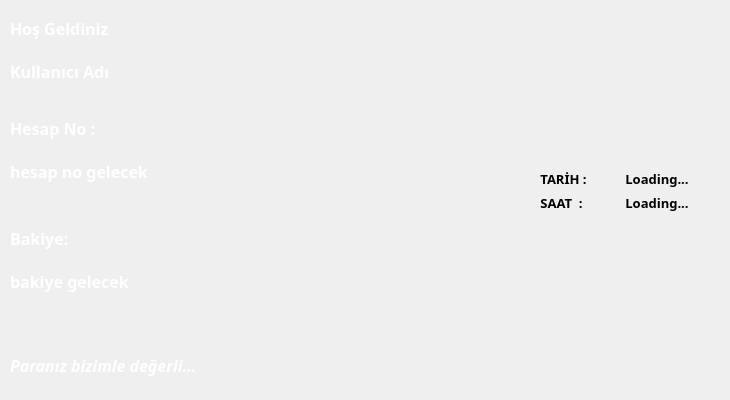
      <widget class="QWidget" name="tab_homePage">
       <attribute name="title">
        <string>Anasayfa</string>
       </attribute>
       <widget class="QWidget" name="verticalLayoutWidget">
        <property name="geometry">
         <rect>
          <x>10</x>
          <y>10</y>
          <width>160</width>
          <height>80</height>
         </rect>
        </property>
        <layout class="QVBoxLayout" name="verticalLayout">
         <item>
          <widget class="QLabel" name="label">
           <property name="palette">
            <palette>
             <active>
              <colorrole role="WindowText">
               <brush brushstyle="SolidPattern">
                <color alpha="255">
                 <red>255</red>
                 <green>255</green>
                 <blue>255</blue>
                </color>
               </brush>
              </colorrole>
             </active>
             <inactive>
              <colorrole role="WindowText">
               <brush brushstyle="SolidPattern">
                <color alpha="255">
                 <red>255</red>
                 <green>255</green>
                 <blue>255</blue>
                </color>
               </brush>
              </colorrole>
             </inactive>
             <disabled>
              <colorrole role="WindowText">
               <brush brushstyle="SolidPattern">
                <color alpha="255">
                 <red>120</red>
                 <green>120</green>
                 <blue>120</blue>
                </color>
               </brush>
              </colorrole>
             </disabled>
            </palette>
           </property>
           <property name="font">
            <font>
             <family>Bahnschrift SemiBold</family>
             <pointsize>12</pointsize>
             <weight>75</weight>
             <bold>true</bold>
            </font>
           </property>
           <property name="text">
            <string>Hoş Geldiniz</string>
           </property>
          </widget>
         </item>
         <item>
          <widget class="QLabel" name="label_username">
           <property name="palette">
            <palette>
             <active>
              <colorrole role="WindowText">
               <brush brushstyle="SolidPattern">
                <color alpha="255">
                 <red>255</red>
                 <green>255</green>
                 <blue>255</blue>
                </color>
               </brush>
              </colorrole>
             </active>
             <inactive>
              <colorrole role="WindowText">
               <brush brushstyle="SolidPattern">
                <color alpha="255">
                 <red>255</red>
                 <green>255</green>
                 <blue>255</blue>
                </color>
               </brush>
              </colorrole>
             </inactive>
             <disabled>
              <colorrole role="WindowText">
               <brush brushstyle="SolidPattern">
                <color alpha="255">
                 <red>120</red>
                 <green>120</green>
                 <blue>120</blue>
                </color>
               </brush>
              </colorrole>
             </disabled>
            </palette>
           </property>
           <property name="font">
            <font>
             <family>Bahnschrift SemiBold</family>
             <pointsize>12</pointsize>
             <weight>75</weight>
             <bold>true</bold>
            </font>
           </property>
           <property name="text">
            <string>Kullanıcı Adı</string>
           </property>
          </widget>
         </item>
        </layout>
       </widget>
       <widget class="QWidget" name="verticalLayoutWidget_2">
        <property name="geometry">
         <rect>
          <x>10</x>
          <y>110</y>
          <width>180</width>
          <height>80</height>
         </rect>
        </property>
        <layout class="QVBoxLayout" name="verticalLayout_2">
         <item>
          <widget class="QLabel" name="label_4">
           <property name="palette">
            <palette>
             <active>
              <colorrole role="WindowText">
               <brush brushstyle="SolidPattern">
                <color alpha="255">
                 <red>255</red>
                 <green>255</green>
                 <blue>255</blue>
                </color>
               </brush>
              </colorrole>
             </active>
             <inactive>
              <colorrole role="WindowText">
               <brush brushstyle="SolidPattern">
                <color alpha="255">
                 <red>255</red>
                 <green>255</green>
                 <blue>255</blue>
                </color>
               </brush>
              </colorrole>
             </inactive>
             <disabled>
              <colorrole role="WindowText">
               <brush brushstyle="SolidPattern">
                <color alpha="255">
                 <red>120</red>
                 <green>120</green>
                 <blue>120</blue>
                </color>
               </brush>
              </colorrole>
             </disabled>
            </palette>
           </property>
           <property name="font">
            <font>
             <family>Bahnschrift SemiBold</family>
             <pointsize>12</pointsize>
             <weight>75</weight>
             <bold>true</bold>
            </font>
           </property>
           <property name="text">
            <string>Hesap No :</string>
           </property>
          </widget>
         </item>
         <item>
          <widget class="QLabel" name="label_accountNo">
           <property name="palette">
            <palette>
             <active>
              <colorrole role="WindowText">
               <brush brushstyle="SolidPattern">
                <color alpha="255">
                 <red>255</red>
                 <green>255</green>
                 <blue>255</blue>
                </color>
               </brush>
              </colorrole>
             </active>
             <inactive>
              <colorrole role="WindowText">
               <brush brushstyle="SolidPattern">
                <color alpha="255">
                 <red>255</red>
                 <green>255</green>
                 <blue>255</blue>
                </color>
               </brush>
              </colorrole>
             </inactive>
             <disabled>
              <colorrole role="WindowText">
               <brush brushstyle="SolidPattern">
                <color alpha="255">
                 <red>120</red>
                 <green>120</green>
                 <blue>120</blue>
                </color>
               </brush>
              </colorrole>
             </disabled>
            </palette>
           </property>
           <property name="font">
            <font>
             <family>Bahnschrift SemiBold</family>
             <pointsize>12</pointsize>
             <weight>75</weight>
             <bold>true</bold>
            </font>
           </property>
           <property name="text">
            <string>hesap no gelecek</string>
           </property>
          </widget>
         </item>
        </layout>
       </widget>
       <widget class="QWidget" name="verticalLayoutWidget_3">
        <property name="geometry">
         <rect>
          <x>10</x>
          <y>220</y>
          <width>160</width>
          <height>80</height>
         </rect>
        </property>
        <layout class="QVBoxLayout" name="verticalLayout_3">
         <item>
          <widget class="QLabel" name="label_9">
           <property name="palette">
            <palette>
             <active>
              <colorrole role="WindowText">
               <brush brushstyle="SolidPattern">
                <color alpha="255">
                 <red>255</red>
                 <green>255</green>
                 <blue>255</blue>
                </color>
               </brush>
              </colorrole>
             </active>
             <inactive>
              <colorrole role="WindowText">
               <brush brushstyle="SolidPattern">
                <color alpha="255">
                 <red>255</red>
                 <green>255</green>
                 <blue>255</blue>
                </color>
               </brush>
              </colorrole>
             </inactive>
             <disabled>
              <colorrole role="WindowText">
               <brush brushstyle="SolidPattern">
                <color alpha="255">
                 <red>120</red>
                 <green>120</green>
                 <blue>120</blue>
                </color>
               </brush>
              </colorrole>
             </disabled>
            </palette>
           </property>
           <property name="font">
            <font>
             <family>Bahnschrift SemiBold</family>
             <pointsize>12</pointsize>
             <weight>75</weight>
             <bold>true</bold>
            </font>
           </property>
           <property name="text">
            <string>Bakiye:</string>
           </property>
          </widget>
         </item>
         <item>
          <widget class="QLabel" name="label_amount">
           <property name="palette">
            <palette>
             <active>
              <colorrole role="WindowText">
               <brush brushstyle="SolidPattern">
                <color alpha="255">
                 <red>255</red>
                 <green>255</green>
                 <blue>255</blue>
                </color>
               </brush>
              </colorrole>
             </active>
             <inactive>
              <colorrole role="WindowText">
               <brush brushstyle="SolidPattern">
                <color alpha="255">
                 <red>255</red>
                 <green>255</green>
                 <blue>255</blue>
                </color>
               </brush>
              </colorrole>
             </inactive>
             <disabled>
              <colorrole role="WindowText">
               <brush brushstyle="SolidPattern">
                <color alpha="255">
                 <red>120</red>
                 <green>120</green>
                 <blue>120</blue>
                </color>
               </brush>
              </colorrole>
             </disabled>
            </palette>
           </property>
           <property name="font">
            <font>
             <family>Bahnschrift SemiBold</family>
             <pointsize>12</pointsize>
             <weight>75</weight>
             <bold>true</bold>
            </font>
           </property>
           <property name="text">
            <string>bakiye gelecek</string>
           </property>
          </widget>
         </item>
        </layout>
       </widget>
       <widget class="QWidget" name="formLayoutWidget_2">
        <property name="geometry">
         <rect>
          <x>540</x>
          <y>170</y>
          <width>181</width>
          <height>61</height>
         </rect>
        </property>
        <layout class="QFormLayout" name="formLayout_2">
         <item row="0" column="0">
          <widget class="QLabel" name="label_6">
           <property name="palette">
            <palette>
             <active>
              <colorrole role="WindowText">
               <brush brushstyle="SolidPattern">
                <color alpha="255">
                 <red>0</red>
                 <green>0</green>
                 <blue>0</blue>
                </color>
               </brush>
              </colorrole>
             </active>
             <inactive>
              <colorrole role="WindowText">
               <brush brushstyle="SolidPattern">
                <color alpha="255">
                 <red>0</red>
                 <green>0</green>
                 <blue>0</blue>
                </color>
               </brush>
              </colorrole>
             </inactive>
             <disabled>
              <colorrole role="WindowText">
               <brush brushstyle="SolidPattern">
                <color alpha="255">
                 <red>120</red>
                 <green>120</green>
                 <blue>120</blue>
                </color>
               </brush>
              </colorrole>
             </disabled>
            </palette>
           </property>
           <property name="font">
            <font>
             <family>Bahnschrift SemiBold</family>
             <pointsize>10</pointsize>
             <weight>75</weight>
             <bold>true</bold>
            </font>
           </property>
           <property name="text">
            <string>TARİH :</string>
           </property>
           <property name="alignment">
            <set>Qt::AlignCenter</set>
           </property>
          </widget>
         </item>
         <item row="0" column="1">
          <widget class="QLabel" name="label_date">
           <property name="palette">
            <palette>
             <active>
              <colorrole role="WindowText">
               <brush brushstyle="SolidPattern">
                <color alpha="255">
                 <red>0</red>
                 <green>0</green>
                 <blue>0</blue>
                </color>
               </brush>
              </colorrole>
             </active>
             <inactive>
              <colorrole role="WindowText">
               <brush brushstyle="SolidPattern">
                <color alpha="255">
                 <red>0</red>
                 <green>0</green>
                 <blue>0</blue>
                </color>
               </brush>
              </colorrole>
             </inactive>
             <disabled>
              <colorrole role="WindowText">
               <brush brushstyle="SolidPattern">
                <color alpha="255">
                 <red>120</red>
                 <green>120</green>
                 <blue>120</blue>
                </color>
               </brush>
              </colorrole>
             </disabled>
            </palette>
           </property>
           <property name="font">
            <font>
             <family>Bahnschrift SemiBold</family>
             <pointsize>10</pointsize>
             <weight>75</weight>
             <bold>true</bold>
            </font>
           </property>
           <property name="text">
            <string>Loading...</string>
           </property>
           <property name="alignment">
            <set>Qt::AlignCenter</set>
           </property>
          </widget>
         </item>
         <item row="1" column="0">
          <widget class="QLabel" name="label_7">
           <property name="palette">
            <palette>
             <active>
              <colorrole role="WindowText">
               <brush brushstyle="SolidPattern">
                <color alpha="255">
                 <red>0</red>
                 <green>0</green>
                 <blue>0</blue>
                </color>
               </brush>
              </colorrole>
             </active>
             <inactive>
              <colorrole role="WindowText">
               <brush brushstyle="SolidPattern">
                <color alpha="255">
                 <red>0</red>
                 <green>0</green>
                 <blue>0</blue>
                </color>
               </brush>
              </colorrole>
             </inactive>
             <disabled>
              <colorrole role="WindowText">
               <brush brushstyle="SolidPattern">
                <color alpha="255">
                 <red>120</red>
                 <green>120</green>
                 <blue>120</blue>
                </color>
               </brush>
              </colorrole>
             </disabled>
            </palette>
           </property>
           <property name="font">
            <font>
             <family>Bahnschrift SemiBold</family>
             <pointsize>10</pointsize>
             <weight>75</weight>
             <bold>true</bold>
            </font>
           </property>
           <property name="text">
            <string>SAAT  :</string>
           </property>
           <property name="alignment">
            <set>Qt::AlignCenter</set>
           </property>
          </widget>
         </item>
         <item row="1" column="1">
          <widget class="QLabel" name="label_time">
           <property name="palette">
            <palette>
             <active>
              <colorrole role="WindowText">
               <brush brushstyle="SolidPattern">
                <color alpha="255">
                 <red>0</red>
                 <green>0</green>
                 <blue>0</blue>
                </color>
               </brush>
              </colorrole>
             </active>
             <inactive>
              <colorrole role="WindowText">
               <brush brushstyle="SolidPattern">
                <color alpha="255">
                 <red>0</red>
                 <green>0</green>
                 <blue>0</blue>
                </color>
               </brush>
              </colorrole>
             </inactive>
             <disabled>
              <colorrole role="WindowText">
               <brush brushstyle="SolidPattern">
                <color alpha="255">
                 <red>120</red>
                 <green>120</green>
                 <blue>120</blue>
                </color>
               </brush>
              </colorrole>
             </disabled>
            </palette>
           </property>
           <property name="font">
            <font>
             <family>Bahnschrift SemiBold</family>
             <pointsize>10</pointsize>
             <weight>75</weight>
             <bold>true</bold>
            </font>
           </property>
           <property name="text">
            <string>Loading...</string>
           </property>
           <property name="alignment">
            <set>Qt::AlignCenter</set>
           </property>
          </widget>
         </item>
        </layout>
       </widget>
       <widget class="QLabel" name="label_16">
        <property name="geometry">
         <rect>
          <x>10</x>
          <y>350</y>
          <width>221</width>
          <height>31</height>
         </rect>
        </property>
        <property name="palette">
         <palette>
          <active>
           <colorrole role="WindowText">
            <brush brushstyle="SolidPattern">
             <color alpha="255">
              <red>255</red>
              <green>255</green>
              <blue>255</blue>
             </color>
            </brush>
           </colorrole>
          </active>
          <inactive>
           <colorrole role="WindowText">
            <brush brushstyle="SolidPattern">
             <color alpha="255">
              <red>255</red>
              <green>255</green>
              <blue>255</blue>
             </color>
            </brush>
           </colorrole>
          </inactive>
          <disabled>
           <colorrole role="WindowText">
            <brush brushstyle="SolidPattern">
             <color alpha="255">
              <red>120</red>
              <green>120</green>
              <blue>120</blue>
             </color>
            </brush>
           </colorrole>
          </disabled>
         </palette>
        </property>
        <property name="font">
         <font>
          <family>Segoe UI Semibold</family>
          <pointsize>12</pointsize>
          <weight>75</weight>
          <italic>true</italic>
          <bold>true</bold>
         </font>
        </property>
        <property name="text">
         <string>Paranız bizimle değerli...</string>
        </property>
       </widget>
       <widget class="QLabel" name="label_17">
        <property name="geometry">
         <rect>
          <x>590</x>
          <y>270</y>
          <width>121</width>
          <height>121</height>
         </rect>
        </property>
        <property name="text">
         <string/>
        </property>
        <property name="pixmap">
         <pixmap resource="icons.qrc">:/icons/logo.png</pixmap>
        </property>
        <property name="scaledContents">
         <bool>true</bool>
        </property>
       </widget>
       <widget class="QLabel" name="label_pp">
        <property name="geometry">
         <rect>
          <x>570</x>
          <y>20</y>
          <width>131</width>
          <height>131</height>
         </rect>
        </property>
        <property name="styleSheet">
         <string notr="true">image: url(:/icons/pp.png);</string>
        </property>
        <property name="text">
         <string/>
        </property>
        <property name="pixmap">
         <pixmap resource="icons.qrc">:/icons/pp.png</pixmap>
        </property>
        <property name="scaledContents">
         <bool>true</bool>
        </property>
       </widget>
      </widget>
